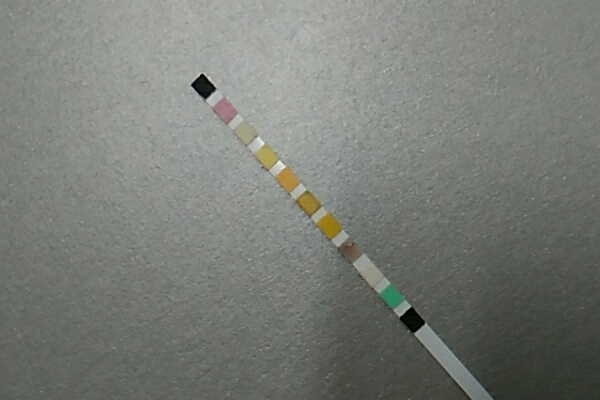
#> input picture imgcv/res/use8.png, 600 x 400 px
$ python find.py   (older library calls are emulated)
#> lines starting #> are read from the running program, lines starting #| are printed output that depends on the picture; after the words box and inside, x2 and y2 are one past the last pixel; in counts of white or black regions, pixels touching at a corner belong together
### imgcv/find_utils.py
import cv2 as cv
import numpy as np


# RGB颜色值转HSV颜色空间值
def rgb2hsv(rgb):
    return np.array(cv.cvtColor(np.uint8([[rgb]]), cv.COLOR_RGB2HSV)[0][0])


# 遍历所有的N维轮廓数组，并传递最里层X,Y轴至指定数组中
def foreach_all_ndarray(arr, val_list=None):
    if type(arr) == np.ndarray:
        for item in arr:
            if type(item) == np.ndarray:
                foreach_all_ndarray(item, val_list)
            else:
                val_list.append([arr[0], arr[1]])
                break


def ndarray_split_group(values, items):
    for index, item in enumerate(values):
        if index == 0:
            items.append([item])
        else:
            if (values[0][1] + 100) > item[1] > (values[0][1] - 100):
                items[0].append(item)
            else:
                try:
                    items[1].append(item)
                except IndexError as e:
                    items.append([item])


def get_color_rgb(px):
    s = ''
    for i in px:
        # print(i)
        s = s+str(i)+','
    return s[0:-1]

### imgcv/find.py
import cv2 as cv
import numpy as np
import find_utils as utils
import math
from PIL import Image
import uuid


def run(path, is_rotate=False):
    """
    读取图片
    """
    img = cv.imread(path)
    b, g, r = cv.split(img)
    rgb_img = cv.merge([r, g, b])
    hsv = cv.cvtColor(rgb_img, cv.COLOR_RGB2HSV)
    '''
    设置色彩空间阈值（将RGB转换为HSV颜色空间值），并且结果只能为一维数组
    '''
    lower_hsv = utils.rgb2hsv([0, 0, 0])
    upper_hsv = utils.rgb2hsv([36, 36, 36])
    '''
    找到曝光点
    '''
    mask = cv.inRange(hsv, lower_hsv, upper_hsv)
    res = cv.bitwise_and(rgb_img, rgb_img, mask=mask)
    '''
    找到所有的轮廓点
    '''
    gray = cv.cvtColor(res, cv.COLOR_BGR2GRAY)
    ret, binary = cv.threshold(mask, 127, 255, cv.THRESH_BINARY)
    img_res, contours, hierarchy = cv.findContours(binary, cv.RETR_TREE, cv.CHAIN_APPROX_SIMPLE)
    '''
    绘制所有的轮廓，在原图上进行标记
    '''
    images = img
    images = cv.drawContours(images, contours, -1, (0, 255, 0), 1)
    '''
    遍历所有的轮廓，找到梯度最大值的顶层与最小值的底层X/Y轴坐标点
    '''
    values = []
    for index, i in enumerate(contours):
        if type(i) == np.ndarray and len(i) > 0:
            for j in i:
                utils.foreach_all_ndarray(j, values)
    '''
    进行轮廓点位分组
    '''
    items = []
    utils.ndarray_split_group(values, items)
    '''
    区分上下标示模块
    '''
    point_xy_one = sorted(items[0])
    point_xy_two = sorted(items[1])
    if point_xy_one[0][1] < point_xy_two[0][1]:
        point_xy_top = point_xy_one
        point_xy_bottom = point_xy_two
    else:
        point_xy_top = point_xy_two
        point_xy_bottom = point_xy_one
    point_xy_bottom_x_min = sorted(point_xy_bottom, key=lambda x: x[0])[0]
    point_xy_top_x_min = sorted(point_xy_top, key=lambda x: x[0])[0]
    '''
    判断图像特征值点数是否符合
    '''
    if len(items) != 2:
        return {
            'code': 403,
            'msg': '图像特征值未提取完整，请重新上传图片'
        }
    deviation = 20
    if point_xy_top_x_min[0] + deviation < point_xy_bottom_x_min[0] \
            or point_xy_bottom_x_min[0] < point_xy_top_x_min[0] - deviation:
        # 图像点位不正确，进行图片旋转纠正
        if not is_rotate:
            rad = math.atan2(point_xy_bottom_x_min[0]-point_xy_top_x_min[0],
                             point_xy_bottom_x_min[1]-point_xy_top_x_min[1]) * 180 / math.pi
            if rad < -1 or rad > 1:
                pilim = Image.open(path)
                im2 = pilim.convert('RGBA')
                rot = im2.rotate(-rad, expand=1)
                fff = Image.new('RGBA', rot.size, (255,)*4)
                out = Image.composite(rot, fff, rot)
                file_types = path.split(".")
                file_type = file_types[len(file_types)-1]
                new_path = './res/'+str(uuid.uuid1())+'.'+file_type
                out.convert(pilim.mode).save(new_path)
                return run(new_path)
        else:
            return {
                'code': 403,
                'msg': '图像点位不正确，请注意拍照姿势'
            }
    '''
    找寻下方模块的最顶点与上方模块最低点Y轴坐标
    '''
    point_xy_bottom_up = sorted(point_xy_bottom, key=lambda x: x[1])[0]
    point_xy_top_down = sorted(point_xy_top, key=lambda x: x[1], reverse=True)[0]
    '''
    进行检测项目个数 bottom_y - top_y / n
    '''
    cv.circle(images, (point_xy_bottom_up[0], point_xy_bottom_up[1]), 3, (0, 255, 0), 2)
    cv.circle(images, (point_xy_top_down[0], point_xy_top_down[1]), 3, (0, 255, 0), 2)
    y_value = (point_xy_bottom_up[1]-point_xy_top_down[1]) / 30
    x_width = (point_xy_one[len(point_xy_one)-1][0] - point_xy_one[0][0]) / 2
    '''
    计算出每个点位，并描绘至原图层
    '''
    colors = []
    last_y = point_xy_top_down[1]
    last_x = math.ceil(point_xy_one[0][0] + x_width)
    for i in range(0, 15):
        if i == 0:
            last_y = last_y + y_value * 1.2
        else:
            last_y = last_y + y_value * 1.96
        last_y = math.ceil(last_y)
        point = (last_x, last_y)
        cv.circle(images, point, 3, (0, 255, 0), 2)
        # 获取rgb颜色值
        colors.append(utils.get_color_rgb(rgb_img[last_y, last_x]))
    print(colors)
    '''
    展示所有的未/已处理的图片，进行对比
    '''
    cv.imshow('frame', rgb_img)
    cv.imshow('mask', mask)
    cv.imshow('res', res)
    cv.imshow('result', images)
    k = cv.waitKey(0)
    if k == 27:
        cv.destroyAllWindows()


if __name__ == "__main__":
    print(run('./res/use8.png'))
#> in run, img is the input picture: shape (400, 600, 3); mean B, G, R 117.8, 124, 120.8
#> in run, `hsv = cv.cvtColor(rgb_img, cv.COLOR_RGB2HSV)`: hsv: shape (400, 600, 3); mean H, S, V 47.4, 15.1, 124.3
#> in run, `mask = cv.inRange(hsv, lower_hsv, upper_hsv)`:
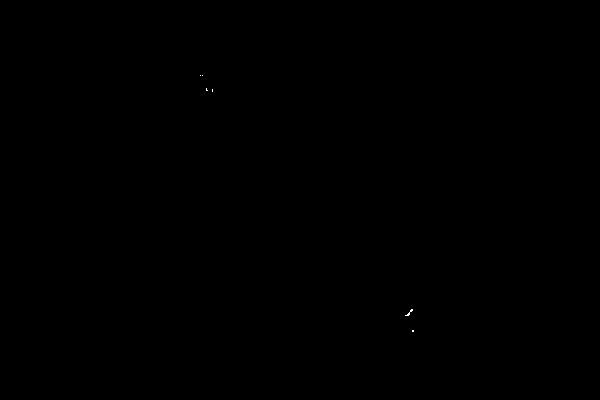
#> mask: shape (400, 600); 0.01% white in thin lines or dots, all inside (x1, y1, x2, y2) = (200, 75, 414, 332)
#> in run, `img_res, contours, hierarchy = cv.findContours(binary, cv.RETR_TREE, c..`: contours = 6 contours, all with area under 20
#> in run, `images = cv.drawContours(images, contours, -1, (0, 255, 0), 1)`: images: shape (400, 600, 3); 0.01% of pixels changed, all inside (x1, y1, x2, y2) = (200, 75, 414, 332)
#> the loop in run, `for index, i in enumerate(contours):` made 6 passes
#> i on passes 1, 3, 4, 5, 6: [[412, 330], [412, 331], [413, 331], [413, 330]], [[212, 89], [212, 91]], [[206, 88], [206, 90], [207, 90], [206, 89]], [[202, 75]], [[200, 75]]
#> in run, `rot = im2.rotate(-rad, expand=1)`:
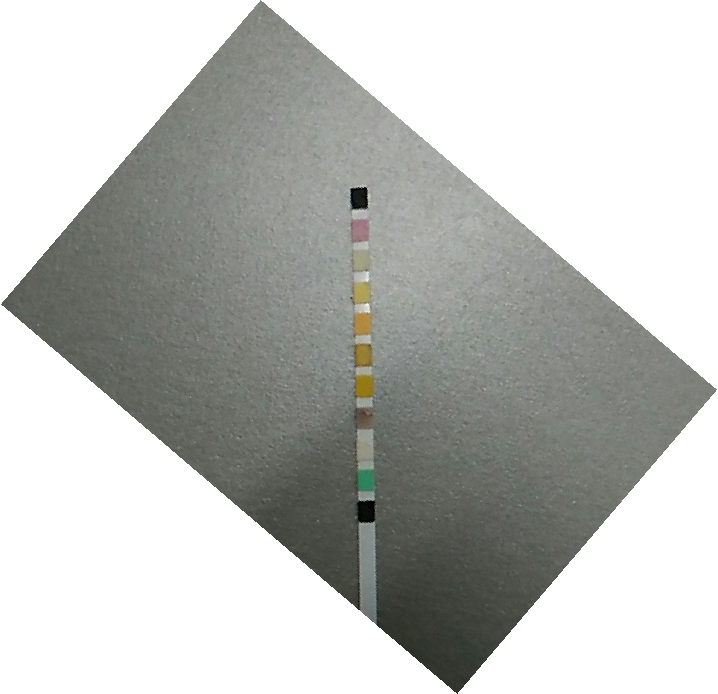
#> rot: PIL image 718x694 RGBA; mean R, G, B, A 58.2, 59.7, 56.7, 122.8; transparent parts drawn white
#> in run, `fff = Image.new('RGBA', rot.size, (255,)*4)`: fff: PIL image 718x694 RGBA; every value is 255
#> call 2 of run, with is_rotate = False
#> in run (call 2), `hsv = cv.cvtColor(rgb_img, cv.COLOR_RGB2HSV)`: hsv: shape (694, 718, 3); mean H, S, V 22.8, 7.3, 192
#> in run (call 2), `lower_hsv = utils.rgb2hsv([0, 0, 0])`: lower_hsv = [0, 0, 0]
#> in run (call 2), `upper_hsv = utils.rgb2hsv([36, 36, 36])`: upper_hsv = [0, 0, 36]
#> in run (call 2), `mask = cv.inRange(hsv, lower_hsv, upper_hsv)`:
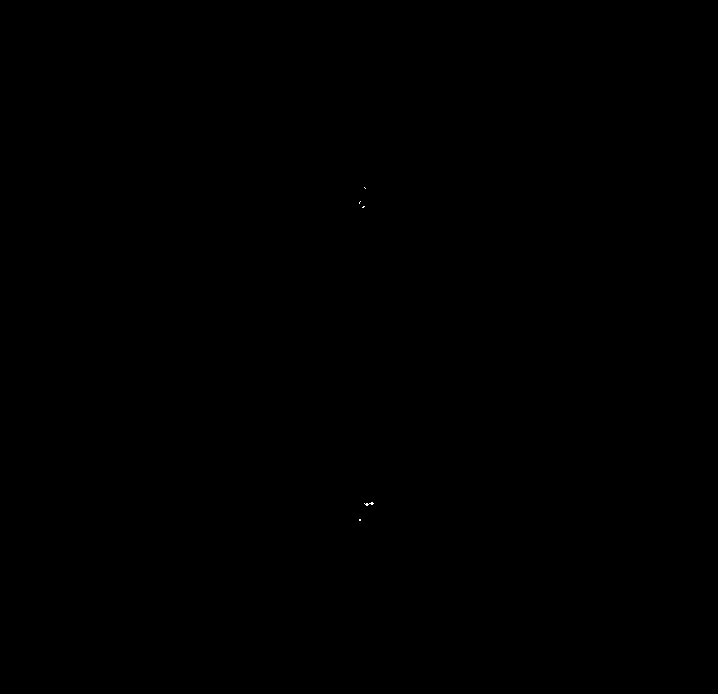
#> mask: shape (694, 718); 0.01% white in thin lines or dots, all inside (x1, y1, x2, y2) = (359, 187, 374, 521)
#> in run (call 2), `img_res, contours, hierarchy = cv.findContours(binary, cv.RETR_TREE, c..`: contours = 5 contours, all with area under 20
#> in run (call 2), `images = cv.drawContours(images, contours, -1, (0, 255, 0), 1)`: images: shape (694, 718, 3); mean B, G, R 188.9, 191.9, 190.4
#> the loop in run (call 2), `for index, i in enumerate(contours):` made 5 passes
#> i on passes 1, 3, 4, 5: [[359, 519], [359, 520], [360, 520], [360, 519]], [[363, 206], [362, 207], [363, 207], [364, 206]], [[360, 201], [359, 202], [359, 203], [359, 202]], [[364, 187], [365, 188]]
#> in run (call 2), `cv.circle(images, (point_xy_bottom_up[0], point_xy_bottom_up[1]), 3, (..`: images: shape (694, 718, 3); mean B, G, R 188.9, 192, 190.4
#> in run (call 2), `cv.circle(images, (point_xy_top_down[0], point_xy_top_down[1]), 3, (0,..`: images: shape (694, 718, 3); mean B, G, R 188.9, 192, 190.4
#> after the loop in run (call 2), `for i in range(0, 15):`:
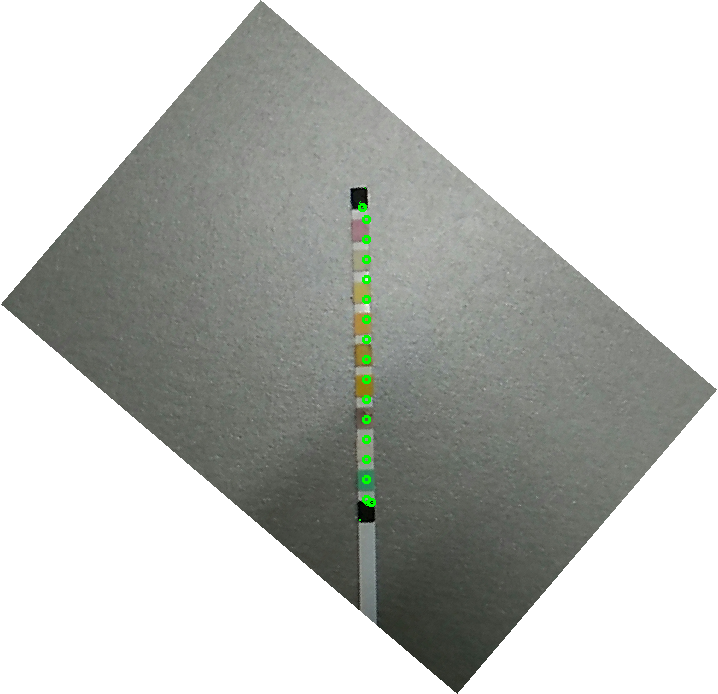
#> images: shape (694, 718, 3); mean B, G, R 188.7, 192.2, 190.1
#> after the loop in run (call 2), `for i in range(0, 15):`: colors = ['160,145,148', '150,125,128', '161,159,138', '222,229,222', '172,162,93', '176,139,61', '181,186,179', '150,126,54', '151,126,26', '153,157,143', '102,87,68', '155,156,148', '136,137,129', '48,134,95', '155,166,162']; last_y = 499
#| ['160,145,148', '150,125,128', '161,159,138', '222,229,222', '172,162,93', '176,139,61', '181,186,179', '150,126,54', '151,126,26', '153,157,143', '102,87,68', '155,156,148', '136,137,129', '48,134,95', '155,166,162']
#> (key Esc is pressed here)
